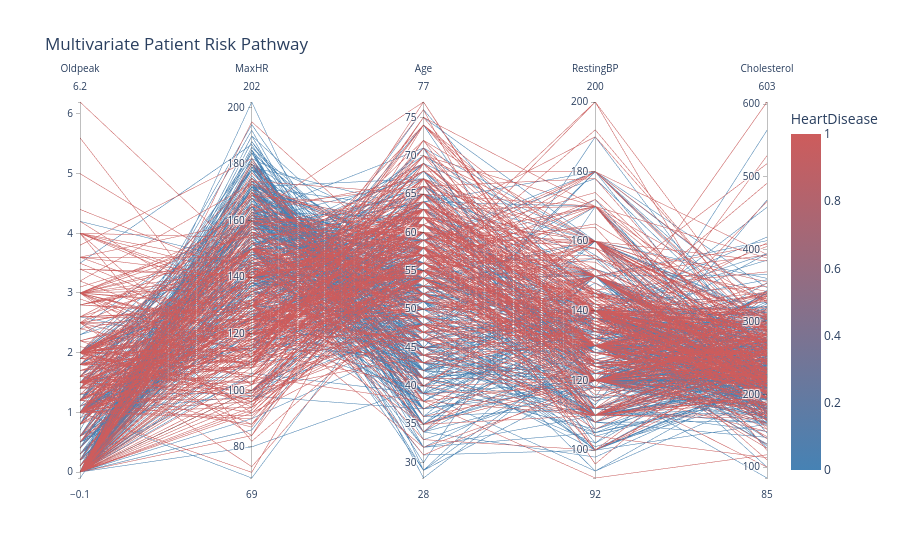

The code cell stored with this chart in its notebook:
### Markdown cell above
#### 9.1.4 Parallel Coordinate Plot Numeric Features

### Code cell
import plotly.express as px

fig = px.parallel_coordinates(
    df_valid, 
    dimensions=['Oldpeak', 'MaxHR', 'Age', 'RestingBP', 'Cholesterol'],
    color='HeartDisease',
    color_continuous_scale=['#4682B4', '#CD5C5C'],
    title="Multivariate Patient Risk Pathway"
)
fig.show()

### Figure 1 — Plotly figure (JSON) as saved in the notebook; plotly's stock layout.template omitted (floating-point values rounded to 4 significant figures; data arrays with more than 128 entries replaced by an {"elided": "..."} marker saying what was removed)
{"data": [{"dimensions": [{"label": "Oldpeak", "values": {"elided": "746 float values"}}, {"label": "MaxHR", "values": {"elided": "746 int values"}}, {"label": "Age", "values": {"elided": "746 int values"}}, {"label": "RestingBP", "values": {"elided": "746 int values"}}, {"label": "Cholesterol", "values": {"elided": "746 int values"}}], "domain": {"x": [0, 1], "y": [0, 1]}, "line": {"color": {"elided": "746 int values"}, "coloraxis": "coloraxis"}, "name": "", "type": "parcoords"}], "layout": {"coloraxis": {"autocolorscale": false, "colorbar": {"title": {"text": "HeartDisease"}}, "colorscale": [[0, "#4682B4"], [1, "#CD5C5C"]]}, "legend": {"tracegroupgap": 0}, "title": {"text": "Multivariate Patient Risk Pathway"}}}
